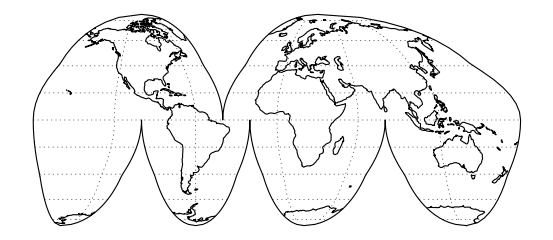

Recreate this plot in Python.
import matplotlib.pyplot as plt
import cartopy.crs as ccrs

plt.figure(figsize=(6.92280629527, 3))
ax = plt.axes(projection=ccrs.InterruptedGoodeHomolosine())
ax.coastlines(resolution='110m')
ax.gridlines()
